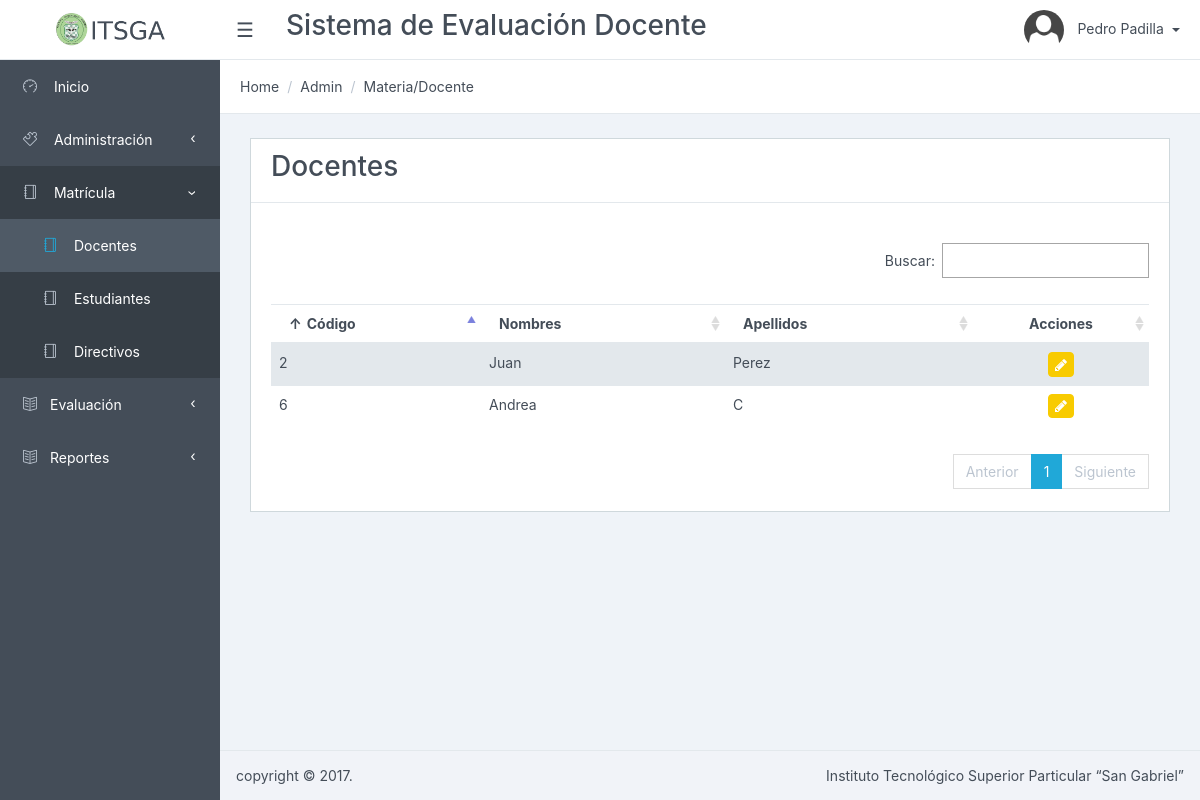
The page /MateriaDocente/listar/ (signed in) on the database its author committed.
### tables this page shows
CREATE TABLE `usuario` (
  `usuario_id` int(11) NOT NULL AUTO_INCREMENT,
  `cedula` varchar(10) NOT NULL,
  `nombres` varchar(128) NOT NULL,
  `apellidos` varchar(128) NOT NULL,
  `password` varchar(45) NOT NULL,
  `direccion` varchar(512) DEFAULT NULL,
  `telefono` varchar(10) DEFAULT NULL,
  `celular` varchar(10) DEFAULT NULL,
  `email` varchar(512) DEFAULT NULL,
  `estado` tinyint(1) NOT NULL DEFAULT '1',
  `tipo_usuario_id` int(11) NOT NULL,
  `especialidad_id` int(11) DEFAULT NULL,
  PRIMARY KEY (`usuario_id`),
  KEY `fk_usuario_tipo_usuario` (`tipo_usuario_id`),
  CONSTRAINT `fk_usuario_tipo_usuario` FOREIGN KEY (`tipo_usuario_id`) REFERENCES `tipo_usuario` (`tipo_usuario_id`) ON DELETE NO ACTION ON UPDATE NO ACTION
);

### app/controllers/MateriaDocenteController.php (called while the page is built, shortened)
<?php
require_once (PATH_MODELS . "/MateriaDocenteModel.php");
class MateriaDocenteController {
	public function listar() {
		$model = new MateriaDocenteModel();
		$datos = $model->getlistadoDocentes();
		require_once PATH_VIEWS."/MateriaDocente/view.list.php";
	}
}

### index.php (called while the page is built, shortened)
<?php
if(isset($_GET['action'])){
	$redirect = ($_GET['action']!='')?$_GET['action']:"listar";
}
$controller = new $controllerName();
$controller->$redirect();
?>

### public/views/MateriaDocente/index.php (called while the page is built, shortened)
<?php
require_once("../../../index.php");
?>

### app/models/MateriaDocenteModel.php (called while the page is built, shortened)
<?php
require_once(PATH_MODELS."/BaseModel.php");
class MateriaDocenteModel {
	public function getlistadoDocentes(){
		$model = new BaseModel();
		$sql = "select *, usuario_id as id
				from usuario
				where tipo_usuario_id=2 and estado=1";
		return $model->execSql($sql, array(),true);
	}
}

### app/models/BaseModel.php (called while the page is built, shortened)
<?php
class BaseModel {
	private $pdo;
	private function openConexion() {
		try {
			$this->pdo = new PDO ( 'mysql:host=' . HOSTNAME_DATABASE . ';dbname=' . DATABASE . ';charset=utf8', USERNAME, PASSWORD );
			$this->pdo->setAttribute ( PDO::ATTR_ERRMODE, PDO::ERRMODE_EXCEPTION );
		} catch ( Exception $e ) {
			die ( $e->getMessage () );
		}
	}
	private function closeConexion() {
		$this->pdo = null;
	}
	public function execSql($sql, $parameters, $list = false, $obtainId = false) {
		try {
			$stm = $this->pdo->prepare ( $sql );
			$stm->execute ( $parameters );
			if ($obtainId) {
				$result = $this->pdo->lastInsertId ();
			} else {
				if ($list) {
					$result = $stm->fetchAll ( PDO::FETCH_OBJ );
				} else {
					$result = $stm->fetch ( PDO::FETCH_OBJ );
				}
			}
		} catch ( Exception $e ) {
			die ( $e->getMessage () );
		}
		return $result;
	}
}

### public/views/MateriaDocente/view.list.php (the view, shortened to what this page needs)
<?php include_once PATH_TEMPLATE.'/header.php';?>
<div class="card">
<div class="card-header">
    	<h3>Docentes</h3>
</div>
<div class="card-block">
	<table class="table table-striped" id="dataTables-example" >
    <thead>
	    <tr>
	    	<th>Código</th>
	    	<th>Nombres</th>
	    	<th>Apellidos</th>
	    	<th style="text-align: center; width: 20%">Acciones</th>
	    </tr>
    </thead>
    <tbody>
    	<?php foreach ($datos as $item) {
    		echo "<tr><td>".$item->id."</td>";
    		echo "<td>".$item->nombres."</td>";
    		echo "<td>".$item->apellidos."</td>";
    		echo "<td align='center'>
						<a class='btn btn-warning btn-sm' href='../listarMaterias/".$item->id."' title='Editar'>
							<i class='fa fa-pencil'></i>
						</a>
		 		</td></tr>";
    	}?>
    </tbody>
    </table>
</div>
</div>
<?php include_once PATH_TEMPLATE.'/footer.php';?>
<link href="<?php echo PATH_CSS; ?>/dataTables.bootstrap.css" rel="stylesheet">
<link href="<?php echo PATH_CSS; ?>/bootstrapValidator.min.css" rel="stylesheet">
</body>
</html>

### rows shown on the page
usuario: usuario_id "2", nombres "Juan", apellidos "Perez"
usuario: usuario_id "6", nombres "Andrea", apellidos "C"

### other values the page prints
$_SESSION['SESSION_USER']->nombres "Pedro"
$_SESSION['SESSION_USER']->apellidos "Padilla"
$title "Materia/Docente"
